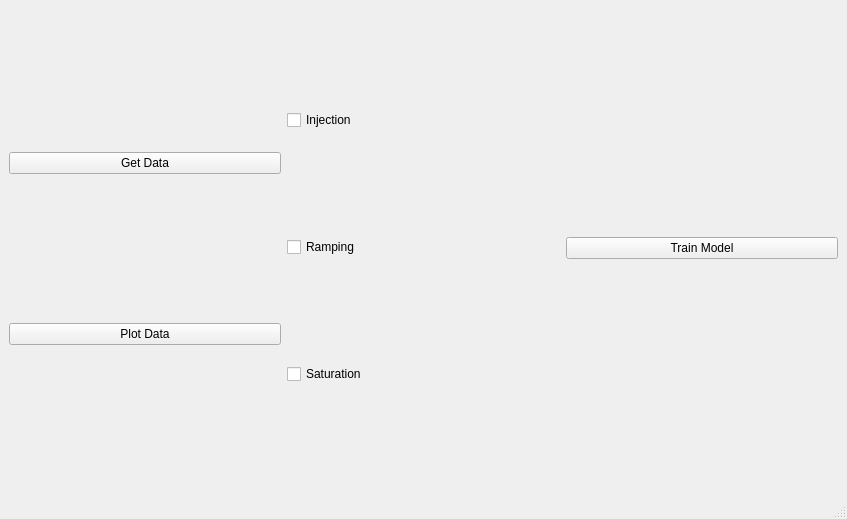
<?xml version="1.0" encoding="UTF-8"?>
<ui version="4.0">
 <class>MainWindow</class>
 <widget class="QMainWindow" name="MainWindow">
  <property name="geometry">
   <rect>
    <x>0</x>
    <y>0</y>
    <width>847</width>
    <height>519</height>
   </rect>
  </property>
  <property name="windowTitle">
   <string>MainWindow</string>
  </property>
  <widget class="QWidget" name="centralwidget">
   <layout class="QHBoxLayout" name="horizontalLayout">
    <item>
     <layout class="QVBoxLayout" name="verticalLayout_4">
      <item>
       <widget class="QPushButton" name="pushButton_2">
        <property name="text">
         <string>Get Data</string>
        </property>
       </widget>
      </item>
      <item>
       <widget class="QPushButton" name="pushButton">
        <property name="text">
         <string>Plot Data</string>
        </property>
       </widget>
      </item>
      <item>
       <layout class="QVBoxLayout" name="verticalLayout_5"/>
      </item>
     </layout>
    </item>
    <item>
     <layout class="QVBoxLayout" name="verticalLayout_3">
      <item>
       <widget class="QCheckBox" name="checkBox_2">
        <property name="text">
         <string>Injection</string>
        </property>
       </widget>
      </item>
      <item>
       <widget class="QCheckBox" name="checkBox_3">
        <property name="text">
         <string>Ramping</string>
        </property>
       </widget>
      </item>
      <item>
       <widget class="QCheckBox" name="checkBox">
        <property name="text">
         <string>Saturation</string>
        </property>
       </widget>
      </item>
      <item>
       <layout class="QHBoxLayout" name="horizontalLayout_4"/>
      </item>
      <item>
       <layout class="QHBoxLayout" name="horizontalLayout_3">
        <item>
         <layout class="QVBoxLayout" name="verticalLayout_6"/>
        </item>
        <item>
         <layout class="QVBoxLayout" name="verticalLayout_7"/>
        </item>
       </layout>
      </item>
     </layout>
    </item>
    <item>
     <layout class="QVBoxLayout" name="verticalLayout_2">
      <item>
       <widget class="QPushButton" name="pushButton_3">
        <property name="text">
         <string>Train Model</string>
        </property>
       </widget>
      </item>
     </layout>
    </item>
   </layout>
  </widget>
  <widget class="QMenuBar" name="menubar">
   <property name="geometry">
    <rect>
     <x>0</x>
     <y>0</y>
     <width>847</width>
     <height>21</height>
    </rect>
   </property>
  </widget>
  <widget class="QStatusBar" name="statusbar"/>
 </widget>
 <resources/>
 <connections/>
</ui>
